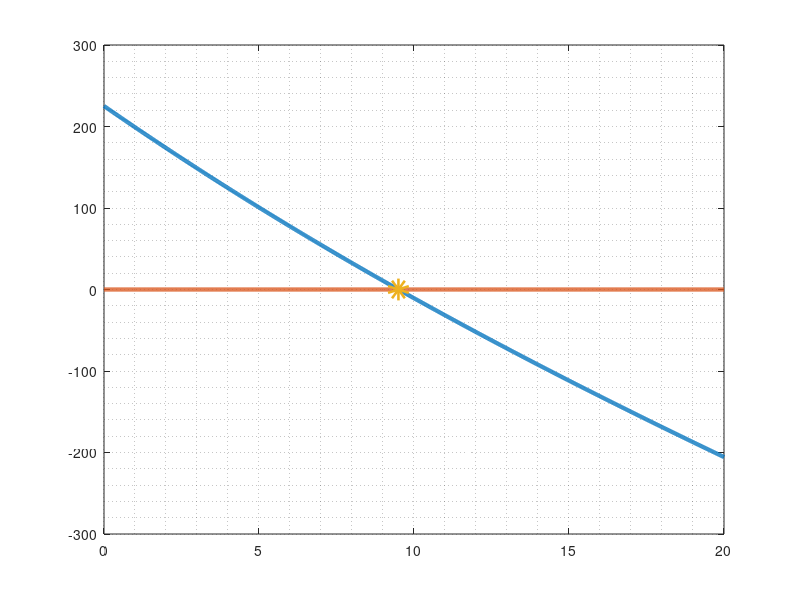
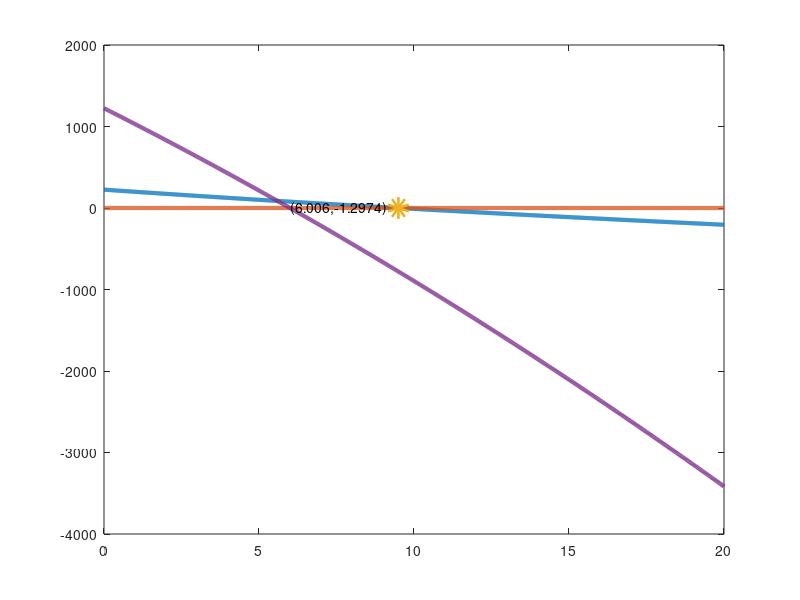
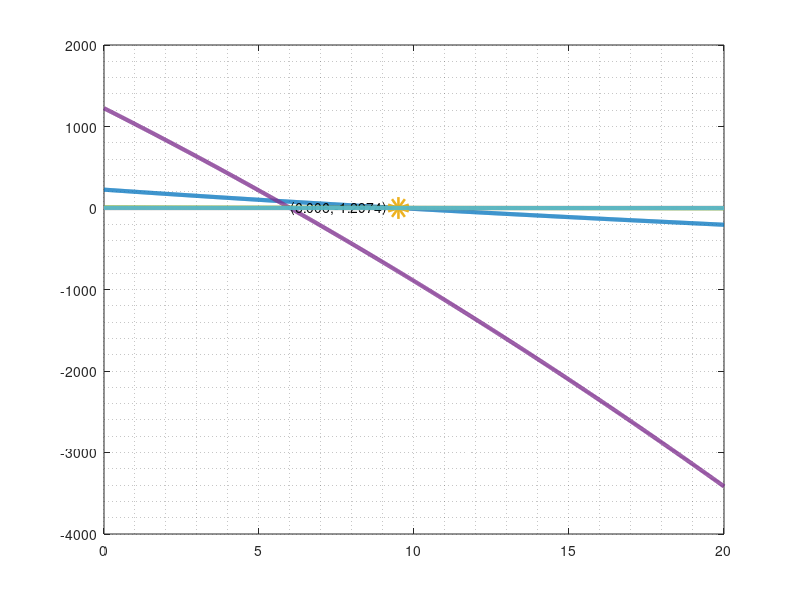
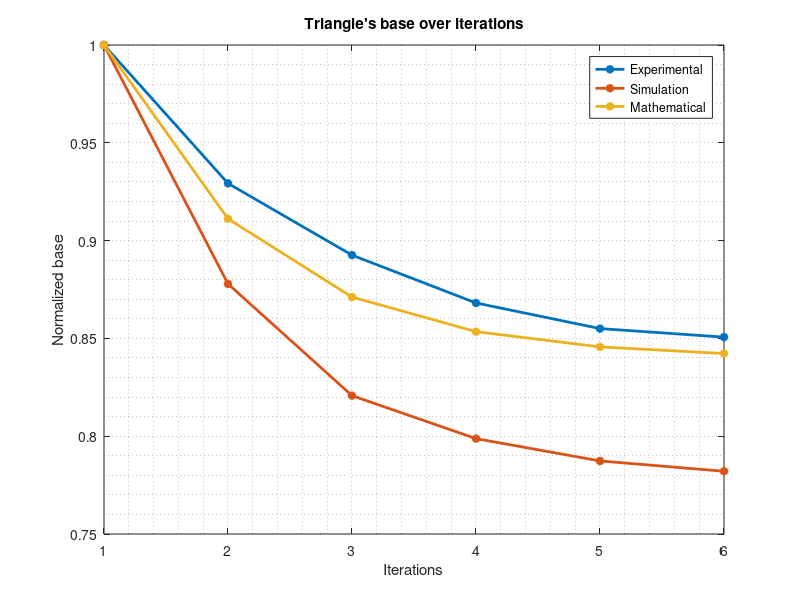

Here is the MATLAB script that generated these plots, in order: (Note: this script raises an error after producing the figures.)
%% Delta H for tri-tri:

close all
clear all
clc

% dir_L = [pwd '/../../../Aplicaciones/Overleaf/2021_Self_Replicating_Pulley_Report/figs'];
dir_L    = [pwd '/runs/figs'];

r0 = 11.4;
r  = 6;
ri = linspace(0,20,1000);

difference = @(ri) r0*ri - 2*r*ri*pi + r0*sqrt(3*r0^2+ri.^2);

plot(ri,difference(ri),'LineWidth',3);
hold on;
plot(ri,zeros(1,length(ri)),'LineWidth',3);

fix_point = r0^2*sqrt(3)/(2*sqrt(r*pi*(r*pi-r0)));
disp(fix_point);

plot(fix_point,0,'o','LineWidth',10);
grid minor;

saveas(gcf,[dir_L,'/tri_tri'],'epsc');

%% Fixed point:

close all
clear all
clc

% dir_L = [pwd '/../../../Aplicaciones/Overleaf/2021_Self_Replicating_Pulley_Report/figs'];
dir_L    = [pwd '/runs/figs'];

r = 6;

alpha = linspace(0,20,1000);

roots = @(a) a.^2*(-2) + a*(-32*r) + 36*r^2 - 12*r;

evaluation = roots(alpha);

index = abs(evaluation)==min(abs(evaluation));
disp(alpha(abs(evaluation)==min(abs(evaluation))));

plot(alpha,evaluation,'LineWidth',3);
hold on;
text(alpha(index),evaluation(index),...
    ['(' num2str(alpha(index)) ',' num2str(evaluation(index)) ')'])
grid minor;

saveas(gcf,[dir_L,'/ell_cir_FP'],'epsc');

%% Delta H for whatever-cir:

close all
clear all
clc

% dir_L = [pwd '/../../../Aplicaciones/Overleaf/2021_Self_Replicating_Pulley_Report/figs'];
dir_L    = [pwd '/runs/figs'];

r = 6;

Hi = linspace(0,20,1000);

delta = @(Hi) (1/2)*(3*(Hi+2*r)-sqrt((3*Hi+2*r).*(Hi+6*r))) - Hi;

plot(Hi,delta(Hi),'LineWidth',3);
hold on;
plot(Hi,zeros(1,length(Hi)),'LineWidth',3);
grid minor;

saveas(gcf,[dir_L,'/ell_cir_AP'],'epsc');

%% Tri-tri base plots:

close all
clear all
clc

% dir_L = [pwd '/../../../Aplicaciones/Overleaf/2021_Self_Replicating_Pulley_Report/figs'];
dir_L    = [pwd '/runs/figs'];

b     = 11.45;
r     = 6;

bip1 = @(p_i) b*p_i/(2*r*pi);
p_i  = @(b_i) b_i + 2*sqrt((b_i/2)^2+(sqrt(3)*b/2)^2);

base = b;

for i = 1:5
    
    perimeter   = p_i(base(end));
    base(end+1) = bip1(perimeter);
    
end

real = [11.45 10.64 10.22 9.94 9.79 9.74] / 11.45;
simu = [1138 999 934 909 896 890] / 1138;
math = base / b;

h2 = figure;
plot(real,'*-','LineWidth',2);
hold on;
plot(simu,'*-','LineWidth',2);
plot(math,'*-','LineWidth',2);
xlabel('Iterations');
ylabel('Normalized base');
title('Triangle''s base over iterations');
legend('Experimental','Simulation','Mathematical')
grid minor;
% supersizeme(h2, 2);
saveas(gcf,[dir_L,'/convergences'],'epsc');

%% Nice dudw plots:

close all;
clear all;
clc;

dim_fig = 800;

name_fig = 'circle';
deriv_norm_cir = create_dudw(['pics/',name_fig,'.bmp'], 1000, 6);
name_fig = 'square';
deriv_norm_squ = create_dudw(['pics/',name_fig,'.bmp'], 1000, 6);
name_fig = 'triangle';
deriv_norm_tri = create_dudw(['pics/',name_fig,'.bmp'], 1000, 6);
name_fig = 'heart';
deriv_norm_hea = create_dudw(['pics/',name_fig,'.bmp'], 1000, 6);


% dir_L = [pwd '/../../../Aplicaciones/Overleaf/2021_Self_Replicating_Pulley_Report/figs'];
dir_L    = [pwd '/runs/figs'];

h2 = figure('Position', [1000 1000 dim_fig dim_fig]);
plot(linspace(0,2*pi,1000),deriv_norm_tri, 'LineWidth', 2);
hold on;
plot(linspace(0,2*pi,1000),deriv_norm_cir, 'LineWidth', 2);
plot(linspace(0,2*pi,1000),deriv_norm_squ, 'LineWidth', 2);
plot(linspace(0,2*pi,1000),deriv_norm_hea, 'LineWidth', 2);
grid minor;
xlim([0 2*pi]);
xlabel('Radians');
title('Normalized analytic derivative du/dw');
legend('Triangle','Circle','Square','Heart');
% supersizeme(h2, 2.5);
saveas(gcf,[dir_L,'/derivatives'],'epsc');

%% Iteration test:

close all
clear all
clc

hc = 12;
wc = 12;
r = 6;

w = 15;

for i = 1:100
    
    w(end+1) = wc / (2*r) * (3*(w(end)/2+hc/2) - sqrt((3*w(end)/2+hc/2)*(w(end)/2+3*hc/2)));
    
end